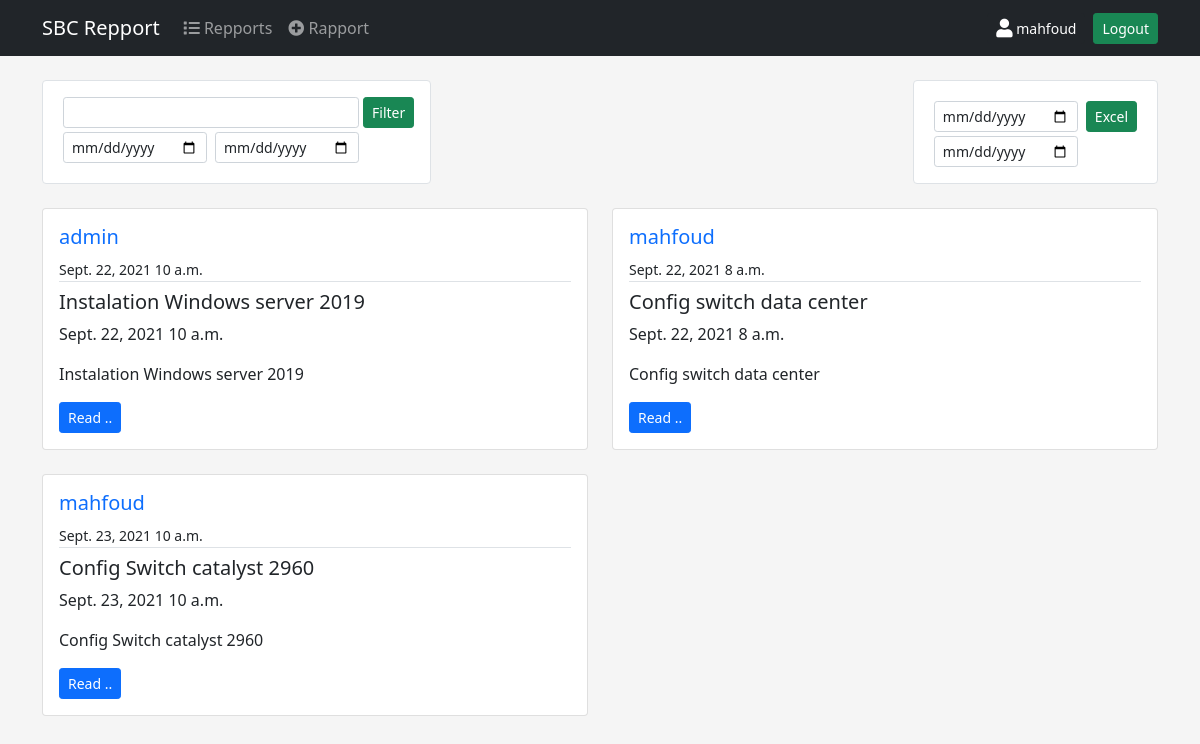
The app's page /rapport/filter/ (signed in) with its own data.
### account/models.py (models this page shows, shortened)
class Account(AbstractBaseUser):
    email = models.EmailField( verbose_name='email address', max_length=255, unique=True )
    first_name = models.CharField(_("first name"), max_length=50)
    last_name = models.CharField(_("last name"), max_length=50)
    is_active = models.BooleanField(default=True)
    is_admin = models.BooleanField(default=False)
    objects = AccountManager()
    USERNAME_FIELD = 'email'
    REQUIRED_FIELDS = ['first_name','last_name']

### rapport/models.py (models this page shows, shortened)
class Rapport (models.Model):
    CHEF_DEP = 'CHEF_DEP'
    CHEF_SRV = 'CHEF_SRV'
    DI = 'DI'
    MAIL = 'MAIL'
    TR_INTR = 'TR_INTR'
    YEAR_IN_SCHOOL_CHOICES = [
        (CHEF_DEP, 'Par le Chef departement Informatique'),
        (CHEF_SRV, 'Par le Chef service IR&SI'),
        (DI, 'Par DI'),
        (MAIL, 'Par Mail'),
        (TR_INTR, 'Travaux Internes à La Structure'),
    ]
    author = models.ForeignKey(Account, verbose_name=_("author"), on_delete=models.CASCADE)
    date =  models.DateField(_("date"),  auto_now_add=False)
    starthour =  models.TimeField(_('start hour '))
    endhour =  models.TimeField(_('end hour '))
    title = models.TextField(_("title"))
    description = models.TextField(_("description"))
    equipment = models.TextField(_("equipment"))
    state_befor = models.TextField(_("state befor "),null=True,blank=True)
    state_after = models.TextField(_("state after "))
    device_used = models.TextField(_("Device Used"),null=True,blank=True)
    type_di = models.CharField(_("Type DI"),
        max_length=20,
        choices=YEAR_IN_SCHOOL_CHOICES,
        default=TR_INTR,
    )
    n_di = models.TextField(_("N° DI"),null=True,blank=True)
    note = models.TextField(_("note"),null=True,blank=True)

### rapport/views.py (the view)
# urls.py: path('rapport/filter/', RapportFilterView.as_view(), name='rapport-filter'),
class RapportFilterView(ListView):
    model = Rapport
    template_name = 'rapport/rapport_list.html'  # <app>/<model>_<viewtype>.html
    context_object_name = 'objects'
    ordering = ['-id']
    paginate_by = 10
    def get_context_data(self, **kwargs):
        context = super().get_context_data(**kwargs)
        q = self.request.GET.get('q','')
        startDate = self.request.GET.get('startdate','')
        endDate = self.request.GET.get('enddate','')
        if startDate and endDate:
            context["objects"]= Rapport.objects.filter(title__contains=q,date__range=[startDate,endDate])
        else:
            context["objects"] = Rapport.objects.filter(title__contains=q)
        context["q"] = self.request.GET.get('q','')
        return context

### templates/rapport/rapport_list.html (shortened to what this page needs)
{% extends "base.html" %}
{% block content %}
    <div class="d-flex flex-row mt-4 justify-content-between  ">
        <form class="d-flex flex-row bg-white border p-3 rounded" action="{% url 'rapport:rapport-filter' %}">
            <div class="d-flex flex-column">
              <div class="mx-1">
                <input type="text" name="q" class="form-control form-control-sm" palceholder="Search">
              </div>
              <div class="d-flex flex-row">
              <div class="m-1">
                <input type="date" name="startdate" class="form-control form-control-sm">
              </div>
              <div class="m-1">
                <input type="date" name="enddate" class="form-control form-control-sm">
              </div>
            </div>
            </div>
              <div class="">
                <button class="btn btn-success btn-sm ">Filter</button>
              </div>
        </form>
        <form class="d-flex flex-row bg-white border p-3 rounded" action="{% url 'rapport:rapport-excel' %}">
            <div class="d-flex flex-column">
              <div class="m-1">
                <input type="date" name="startdate" class="form-control form-control-sm ">
              </div>
              <div class="mx-1">
                <input type="date" name="enddate" class="form-control form-control-sm">
              </div>
            </div>
             <div class="m-1">
                <button class="btn btn-success btn-sm ">Excel </button>
              </div>
        </form>
    </div>
    <div class=" mt-4  rounded ">
      <div class="row row-cols-1 row-cols-md-2 g-4">
    {% for post in objects %}
        <div class="col">
          <div class="card">
            <div class="card-body">
              <div class="border-bottom mb-2">
                <a class="mr-2 text-decoration-none" href="{% url 'rapport:user-rapports' post.author.id %}"> <h5>{{ post.author.first_name }}</h5></a>
                <small> {{ post.date }} {{post.starthour}} </small>
              </div>
              <h5 class="card-title">{{ post.title }}</h5>
              <p class="card-text">{{ post.date }} {{post.starthour}}</p>
              <p class="card-text">{{ post.description }}</p>
              <a href="{% url 'rapport:rapport-detail' post.id %}" class="btn btn-primary btn-sm">Read ..</a>
            </div>
          </div>
        </div>
    {% endfor %}
    </div>
      </div>
{% endblock content %}

### templates/base.html (shortened to what this page needs)
<!DOCTYPE html>
<html>
    <head>
        <link rel="stylesheet" href="">
         <link href="https://cdn.jsdelivr.net/npm/bootstrap@5.0.2/dist/css/bootstrap.min.css" rel="stylesheet">
         <link rel="stylesheet" href="https://cdnjs.cloudflare.com/ajax/libs/font-awesome/5.15.2/css/all.min.css" >
    </head>
    <body style="background-color:#f5f5f5;">
    <nav class="navbar navbar-expand-lg navbar-dark bg-dark">
        <div class="container">
            <a class="navbar-brand" href="#">SBC Repport </a>
            <div class="collapse navbar-collapse" id="navbarNav">
            <ul class="navbar-nav">
                <li class="nav-item">
                <a class="nav-link " aria-current="page" href="{% url 'rapport:rapport-list' %}"><i class="fas fa-list"></i> Repports</a>
                </li>
                <li class="nav-item">
                    <a class="nav-link" href="{% url 'rapport:rapport-create' %}"><i class="fas fa-plus-circle"></i> Rapport</a>
                </li>
            </ul>
            <ul class="navbar-nav  ms-auto">
                {% if request.user.is_authenticated %}
                  <li class="nav-item">
                      <a class="btn btn-dark btn-sm  mx-2"  href="#"><i class="fas fa-lg rounded  fa-user"></i> {{ request.user.first_name }}</a>
                  </li>
                  <li class="nav-item">
                      <a class="btn btn-success btn-sm" href="{% url 'logout' %}">Logout</a>
                  </li>
                {% endif %}
              </ul>
            </div>
        </div>
    </nav>
    <main role="main" class="container">
        {% block content %}{% endblock content %}
    </main>
    </body>
</html>

### records on screen
Account: user.first_name "mahfoud"
Rapport: author.first_name "admin", date "Sept. 22, 2021", starthour "10 a.m.", title "Instalation Windows server 2019", description "Instalation Windows server 2019"
Rapport: author.first_name "mahfoud", date "Sept. 22, 2021", starthour "8 a.m.", title "Config switch data center", description "Config switch data center"
Rapport: author.first_name "mahfoud", date "Sept. 23, 2021", starthour "10 a.m.", title "Config Switch catalyst 2960", description "Config Switch catalyst 2960"
